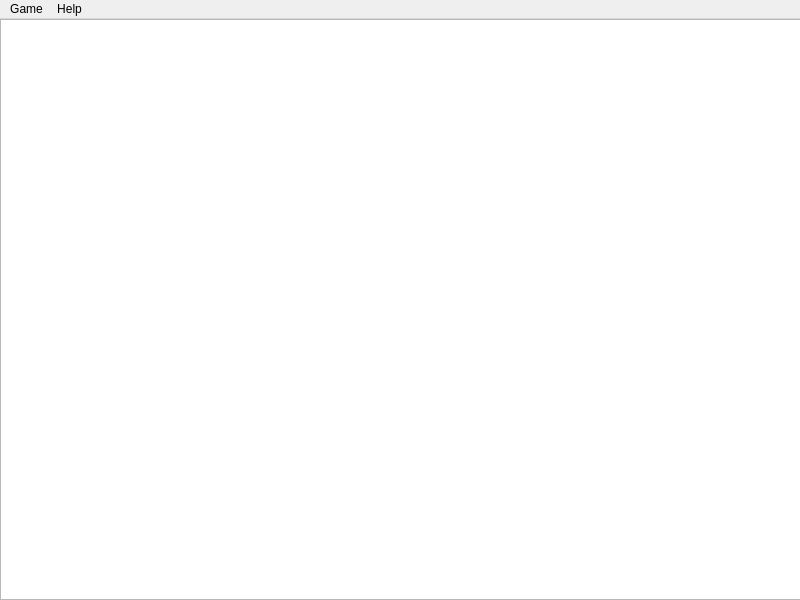
<?xml version="1.0" encoding="UTF-8"?>
<ui version="4.0">
 <class>MainWindow</class>
 <widget class="QMainWindow" name="MainWindow">
  <property name="geometry">
   <rect>
    <x>0</x>
    <y>0</y>
    <width>800</width>
    <height>600</height>
   </rect>
  </property>
  <property name="windowTitle">
   <string>MainWindow</string>
  </property>
  <widget class="QWidget" name="centralwidget">
   <widget class="QGraphicsView" name="graphicsView">
    <property name="geometry">
     <rect>
      <x>0</x>
      <y>0</y>
      <width>801</width>
      <height>581</height>
     </rect>
    </property>
   </widget>
  </widget>
  <widget class="QMenuBar" name="menubar">
   <property name="geometry">
    <rect>
     <x>0</x>
     <y>0</y>
     <width>800</width>
     <height>21</height>
    </rect>
   </property>
   <widget class="QMenu" name="menuGame">
    <property name="title">
     <string>Game</string>
    </property>
    <addaction name="action_New_Game"/>
    <addaction name="separator"/>
    <addaction name="action_Pause"/>
    <addaction name="action_Resume"/>
    <addaction name="separator"/>
    <addaction name="actionE_xit"/>
   </widget>
   <widget class="QMenu" name="menuHelp">
    <property name="title">
     <string>Help</string>
    </property>
    <addaction name="actionGame_Help"/>
    <addaction name="separator"/>
    <addaction name="action_About"/>
   </widget>
   <addaction name="menuGame"/>
   <addaction name="menuHelp"/>
  </widget>
  <action name="action_New_Game">
   <property name="text">
    <string>&amp;New Game</string>
   </property>
   <property name="shortcut">
    <string>Ctrl+N</string>
   </property>
  </action>
  <action name="action_Pause">
   <property name="text">
    <string>&amp;Pause</string>
   </property>
  </action>
  <action name="action_Resume">
   <property name="text">
    <string>&amp;Resume</string>
   </property>
  </action>
  <action name="actionE_xit">
   <property name="text">
    <string>E&amp;xit</string>
   </property>
   <property name="shortcut">
    <string>Ctrl+X</string>
   </property>
   <property name="menuRole">
    <enum>QAction::TextHeuristicRole</enum>
   </property>
  </action>
  <action name="actionGame_Help">
   <property name="text">
    <string>Game &amp;Help</string>
   </property>
  </action>
  <action name="action_About">
   <property name="text">
    <string>&amp;About</string>
   </property>
   <property name="menuRole">
    <enum>QAction::AboutRole</enum>
   </property>
  </action>
  <action name="actionTest">
   <property name="text">
    <string>Test</string>
   </property>
  </action>
 </widget>
 <resources/>
 <connections/>
 <slots>
  <slot>exitGame()</slot>
 </slots>
</ui>
